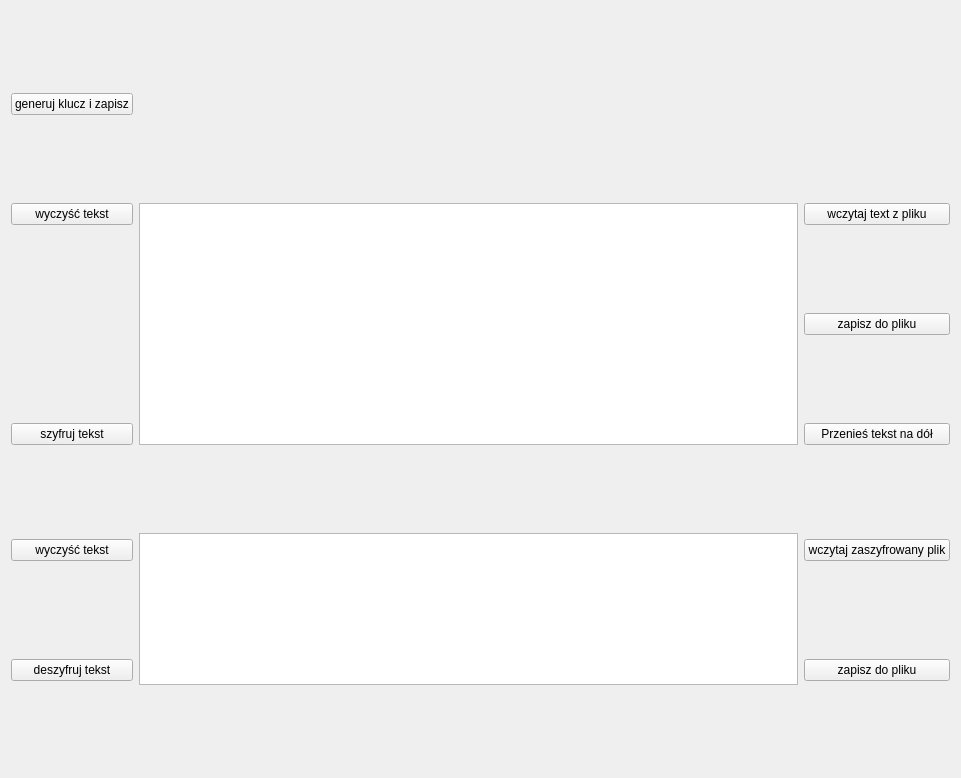
<?xml version="1.0" encoding="UTF-8"?>
<ui version="4.0">
 <class>Form</class>
 <widget class="QWidget" name="Form">
  <property name="geometry">
   <rect>
    <x>0</x>
    <y>0</y>
    <width>961</width>
    <height>778</height>
   </rect>
  </property>
  <property name="windowTitle">
   <string>Form</string>
  </property>
  <layout class="QGridLayout" name="gridLayout_2">
   <item row="4" column="0">
    <widget class="QPushButton" name="loadButton">
     <property name="text">
      <string>szyfruj tekst</string>
     </property>
    </widget>
   </item>
   <item row="2" column="2" rowspan="3">
    <widget class="QTextEdit" name="textEdit_2"/>
   </item>
   <item row="6" column="0">
    <widget class="QPushButton" name="loadButton_2">
     <property name="text">
      <string>deszyfruj tekst</string>
     </property>
    </widget>
   </item>
   <item row="5" column="0">
    <widget class="QPushButton" name="clearButton_3">
     <property name="text">
      <string>wyczyść tekst</string>
     </property>
    </widget>
   </item>
   <item row="2" column="0">
    <widget class="QPushButton" name="clearButton_2">
     <property name="text">
      <string>wyczyść tekst</string>
     </property>
    </widget>
   </item>
   <item row="5" column="3">
    <widget class="QPushButton" name="wczytajzaszyfrowany">
     <property name="text">
      <string>wczytaj zaszyfrowany plik</string>
     </property>
    </widget>
   </item>
   <item row="4" column="3">
    <widget class="QPushButton" name="pushtext">
     <property name="text">
      <string>Przenieś tekst na dół</string>
     </property>
    </widget>
   </item>
   <item row="6" column="3">
    <widget class="QPushButton" name="zapiszodszyfrowany">
     <property name="text">
      <string>zapisz do pliku</string>
     </property>
    </widget>
   </item>
   <item row="5" column="2" rowspan="2">
    <widget class="QTextEdit" name="textEdit_3"/>
   </item>
   <item row="2" column="3">
    <widget class="QPushButton" name="wczytajdozaszyfrowania">
     <property name="text">
      <string>wczytaj text z pliku</string>
     </property>
    </widget>
   </item>
   <item row="3" column="3">
    <widget class="QPushButton" name="zapiszzaszyfrowany">
     <property name="text">
      <string>zapisz do pliku</string>
     </property>
    </widget>
   </item>
   <item row="0" column="0">
    <widget class="QPushButton" name="genizapisz">
     <property name="text">
      <string>generuj klucz i zapisz</string>
     </property>
    </widget>
   </item>
  </layout>
 </widget>
 <resources/>
 <connections/>
</ui>
